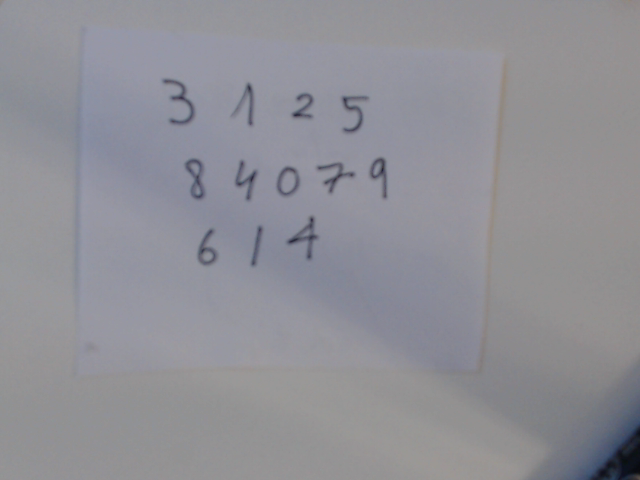
#> input picture code/DL/CNN/prueba.png, 640 x 480 px; its folder holds only this picture in this run
$ python -i digitslive-1.py   (imports and definitions only)
#> lines starting #> are read from the running program, lines starting #| are printed output that depends on the picture; after the words box and inside, x2 and y2 are one past the last pixel; in counts of white or black regions, pixels touching at a corner belong together
#!/usr/bin/env python

# 1) Buscamos manchas de tinta mediante componentes conexas.


# nuestros paquetes habituales
import cv2 as cv
import numpy as np
from umucv.stream import autoStream


# usaremos dos funciones auxiliares

# binarización con umbral automático
def binarize(gray):
    _, r = cv.threshold(gray, 128, 255, cv.THRESH_BINARY+cv.THRESH_OTSU)
    cv.imshow('bin',r)
    return r

# cálculo de las componentes conexas. Devuelve en una lista con las que tienen
# un tamaño intermedio (se debería controlar el intervalo de áreas permitidas con trackbar)
# Se devuelven los recortes de cada componente conexa obtenidos con los bounding box.
# Pero ojo: en cada recorte quitamos los pixels de otras componentes.
# (no suele ocurrir, pero un bounding box puede abarcar un trozo de otro número).
# Devolvemos también el centro para escribir luego en esa posición de la imagen el resultado de la clasificación.
def ccs(mask):
    n, cc, st, cen = cv.connectedComponentsWithStats(mask)
    trozos = []
    LMIN=10
    LMAX=100
    for x in range(n):
        if LMIN**2 < st[x][cv.CC_STAT_AREA] < LMAX**2:
            x1 = st[x][cv.CC_STAT_LEFT]
            y1 = st[x][cv.CC_STAT_TOP]
            x2 = st[x][cv.CC_STAT_WIDTH] + x1
            y2 = st[x][cv.CC_STAT_HEIGHT] + y1
            trozos.append( ( cen[x], (cc[y1:y2+1, x1:x2+1]==x).astype(np.uint8)*255 ) )
    return trozos


# La función de alto nivel que busca manchas de tinta
def extractThings(image):
    g = cv.cvtColor(image, cv.COLOR_BGR2GRAY)
    if black:
        g = 255-g
    b = binarize(g)
    return ccs(b)

# buscamos números escritos con tinta oscura sobre papel claro
black = True


# mostramos en una ventana cada uno de los objetos encontrados
# que podemos cambiar con las teclas +/-
p = 0

# [13 lines not run here, left out]

>>> import cv2
>>> picture = cv2.imread('prueba.png')
#> picture is the input picture: shape (480, 640, 3); mean B, G, R 150.3, 143.7, 143.8
>>> result = extractThings(picture)
#> in extractThings, `g = 255-g`:
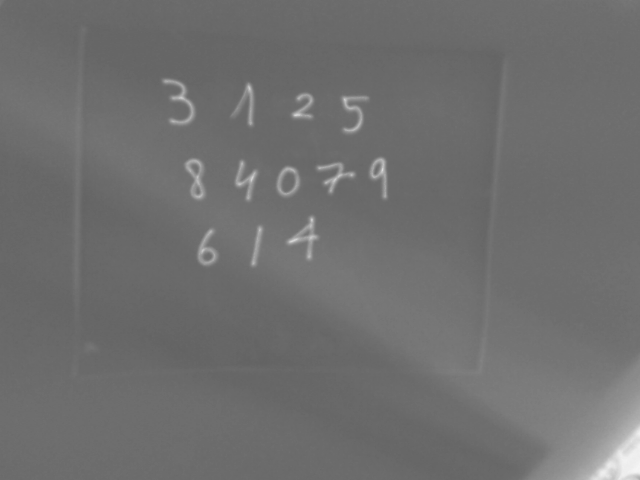
#> g: shape (480, 640); min 99, max 245, mean 110.5
#> in binarize, `_, r = cv.threshold(gray, 128, 255, cv.THRESH_BINARY+cv.THRESH_OTSU)`:
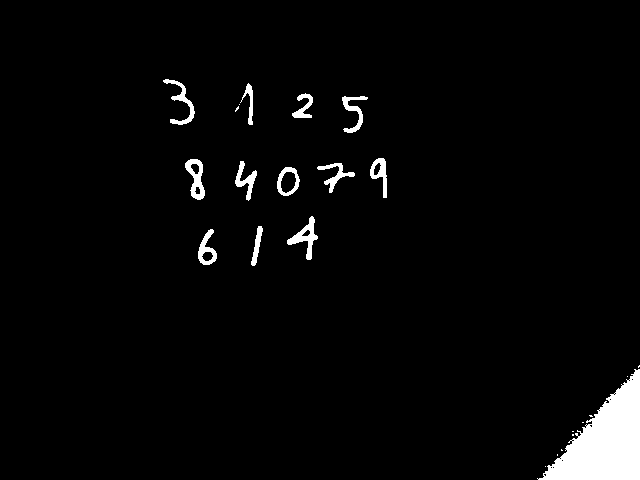
#> r: shape (480, 640); 3.1% white; 24 white regions (11 under 20 px), largest, box (x1, y1, x2, y2) and area: (537, 369, 640, 480) 5853, (287, 216, 318, 260) 441, (185, 159, 205, 200) 418
#> in ccs, `n, cc, st, cen = cv.connectedComponentsWithStats(mask)`:
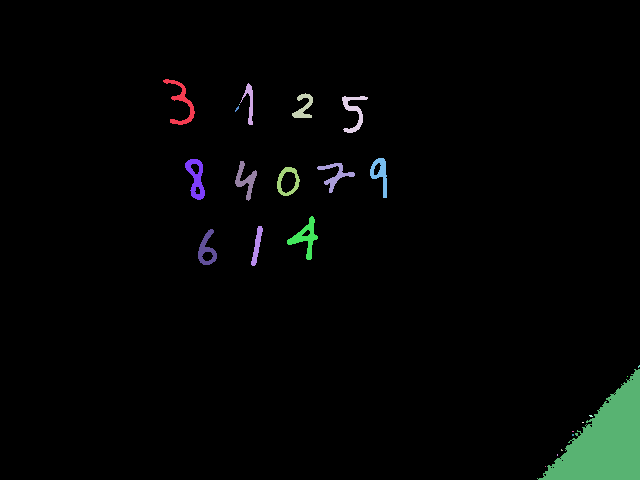
#> cc: shape (480, 640) int32; 25 distinct labels, from 0 to 24; one colour per label, 0 black
#> in ccs, `n, cc, st, cen = cv.connectedComponentsWithStats(mask)`: n = 25; st = 25 rows, first 6: [0, 0, 640, 480, 297569], [163, 79, 32, 46, 375], [240, 83, 13, 42, 192], [292, 93, 21, 25, 241], [342, 96, 26, 37, 329], [239, 104, 1, 1, 1]; cen = 25 pairs, first value 181.2 to 638.5, second value 102.1 to 466
#> the loop in ccs, `for x in range(n):` made 25 passes
#> (x1, y1, x2, y2) on passes 2, 3, 4, 5, 8, 9, 10, 11, 12, 13, 14, 15: (163, 79, 195, 125), (240, 83, 253, 125), (292, 93, 313, 118), (342, 96, 368, 133), (185, 159, 205, 200), (370, 158, 387, 198), (235, 161, 257, 201), (317, 163, 355, 193), (277, 167, 300, 196), (287, 216, 318, 260), (251, 226, 263, 266), (198, 229, 217, 265)
#> after the loop in ccs, `for x in range(n):`: trozos = 13 items
#> result = 13 items
